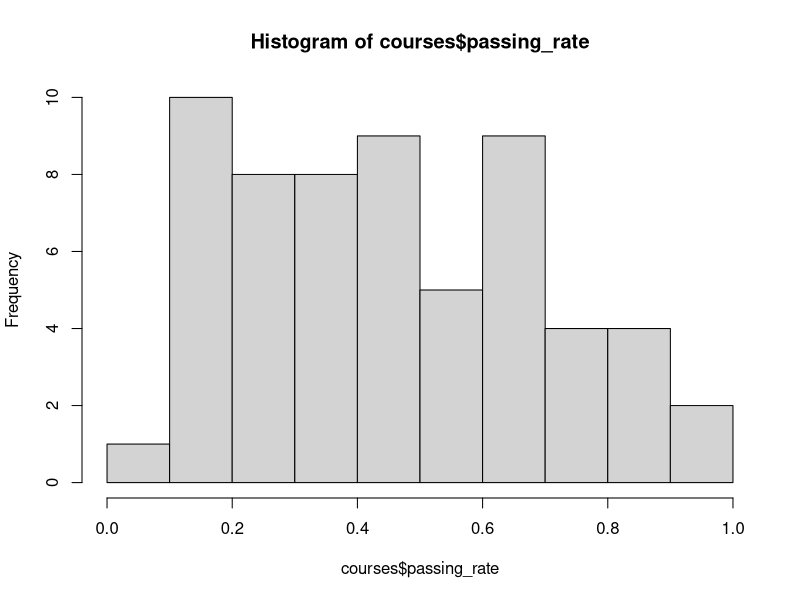
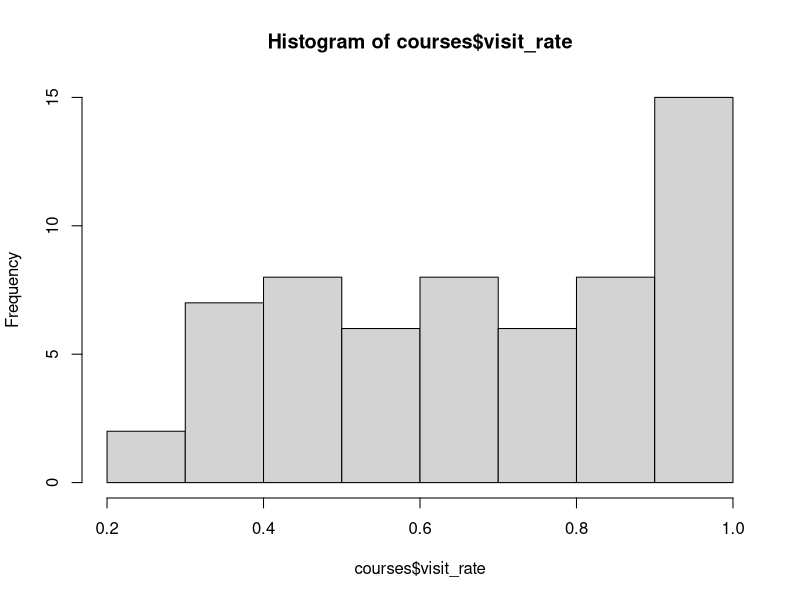
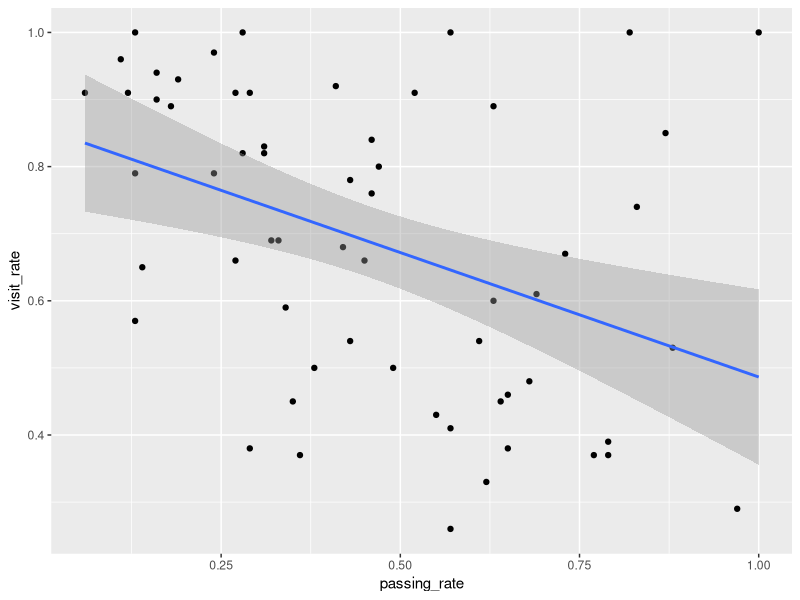
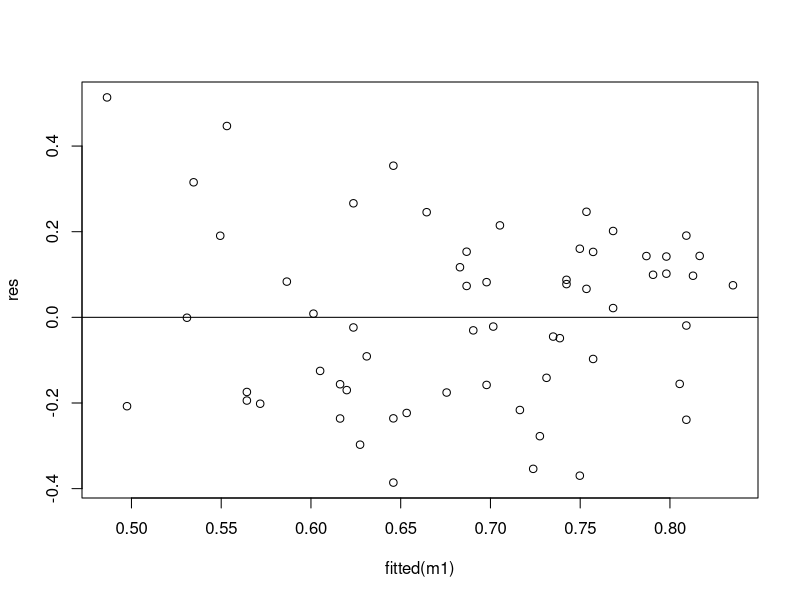
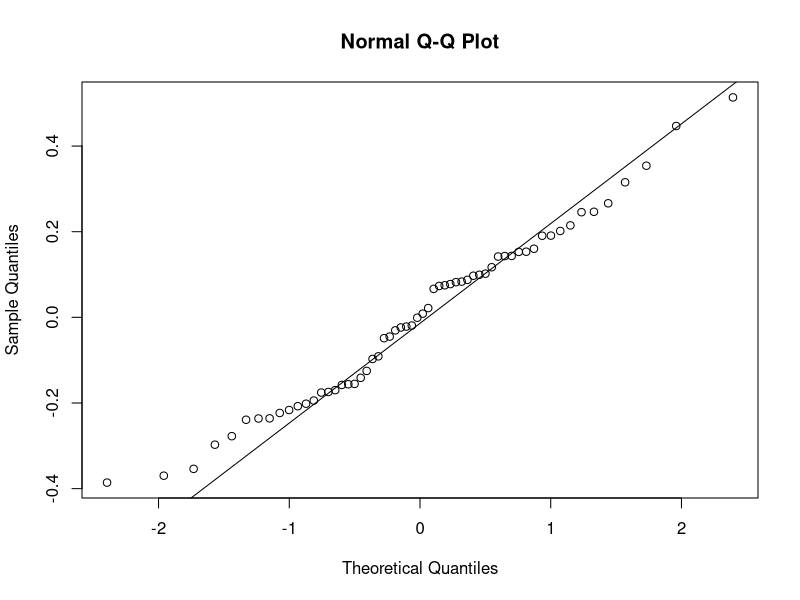
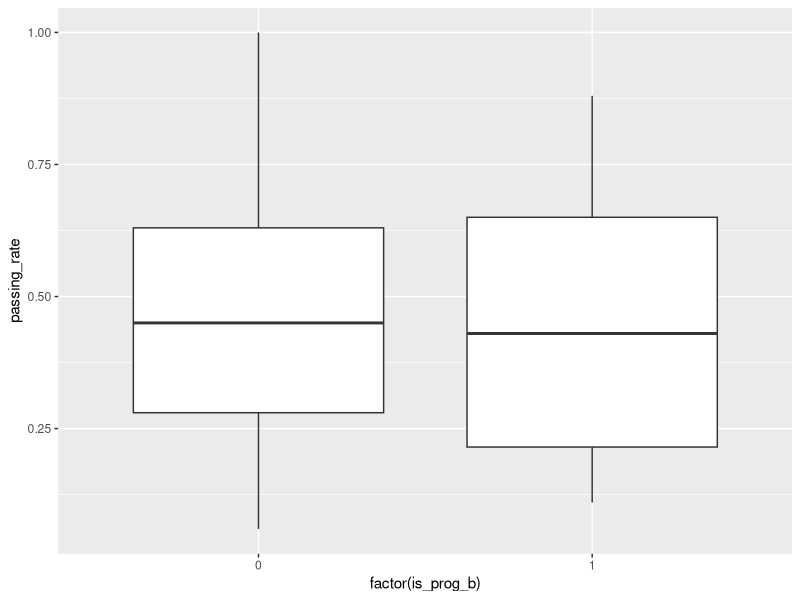

Source code (R) for these figures, in order:
## ---- chunk 1
knitr::opts_chunk$set(warning = FALSE, message = FALSE)
library(dplyr)
library(data.table)
library(lme4)
library(broom)
library(ggplot2)
library(tidyr)
library(arm)
library(car)
library(rstatix)
library(ggpubr)

remove_outliers <- function(x, na.rm = TRUE, ...) {
  qnt <- quantile(x, probs=c(.25, .75), na.rm = na.rm, ...)
  H <- 1.5 * IQR(x, na.rm = na.rm)
  y <- x
  y[x < (qnt[1] - H)] <- NA
  y[x > (qnt[2] + H)] <- NA
  y
}

## ---- chunk 2
wd <- getwd()

courses <- fread("../data/courses.csv") %>%
  mutate(visit_rate = round(vis_learner_b/ student_n, digits = 2), passing_rate = round(passing_rate, digits = 2))


## ---- chunk 3
hist(courses$passing_rate)
hist(courses$visit_rate)
## ---- chunk 4
m1 <-  lm(visit_rate ~ passing_rate, courses)
summary(m1)
## ---- chunk 5

cat(sprintf("Изменение на 1 пункт в выживаемости курса изменяет на %.3f пунктов среднее количество посещений форума.\n", m1$coefficients[2]))
cat(sprintf("Это изменение значимо с p = %.3f", summary(m1)$coefficients[8]))
## ---- chunk 6
courses %>%
  ggplot(aes(x = passing_rate, y = visit_rate)) + geom_point() +  geom_smooth(method = "lm")
## ---- chunk 7
m1 <-  lm(visit_rate ~ passing_rate, courses)
res <- resid(m1)
plot(fitted(m1), res)
abline(0,0)
qqnorm(res)
qqline(res)
## ---- chunk 8
m1 <-  lm(passing_rate ~ is_prog_b, courses)
summary(m1)
## ---- chunk 9

wt1 <- wilcox.test(passing_rate ~ is_prog_b, courses)
w1 <- courses %>% wilcox_effsize(passing_rate ~ is_prog_b)
wt1
w1
## ---- chunk 10
courses %>%
  ggplot(aes(y = passing_rate, x = factor(is_prog_b))) + geom_boxplot() 
## ---- chunk 11
m1 <-  lm(visit_rate ~ passing_rate + is_prog_b , courses)
summary(m1)
vif(m1)
